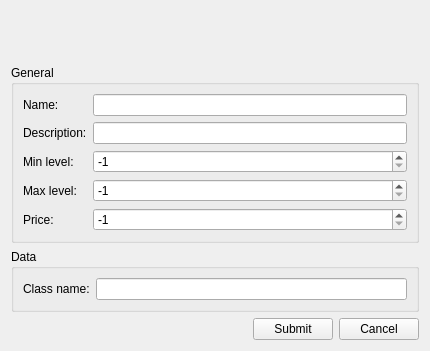
<?xml version="1.0" encoding="UTF-8"?>
<ui version="4.0">
 <class>EditShopBeaconWidget</class>
 <widget class="QWidget" name="EditShopBeaconWidget">
  <property name="geometry">
   <rect>
    <x>0</x>
    <y>0</y>
    <width>430</width>
    <height>351</height>
   </rect>
  </property>
  <property name="windowTitle">
   <string>Edit beacon</string>
  </property>
  <layout class="QGridLayout" name="gridLayout">
   <item row="0" column="0">
    <layout class="QVBoxLayout" name="verticalLayout">
     <item>
      <widget class="QLabel" name="error">
       <property name="text">
        <string/>
       </property>
      </widget>
     </item>
     <item>
      <widget class="QGroupBox" name="groupBox">
       <property name="title">
        <string>General</string>
       </property>
       <layout class="QGridLayout" name="gridLayout_2">
        <item row="0" column="0">
         <layout class="QFormLayout" name="formLayout">
          <item row="0" column="0">
           <widget class="QLabel" name="label">
            <property name="text">
             <string>Name:</string>
            </property>
           </widget>
          </item>
          <item row="1" column="0">
           <widget class="QLabel" name="label_2">
            <property name="text">
             <string>Description:</string>
            </property>
           </widget>
          </item>
          <item row="2" column="0">
           <widget class="QLabel" name="label_3">
            <property name="text">
             <string>Min level:</string>
            </property>
           </widget>
          </item>
          <item row="3" column="0">
           <widget class="QLabel" name="label_4">
            <property name="text">
             <string>Max level:</string>
            </property>
           </widget>
          </item>
          <item row="4" column="0">
           <widget class="QLabel" name="label_5">
            <property name="text">
             <string>Price:</string>
            </property>
           </widget>
          </item>
          <item row="0" column="1">
           <widget class="QLineEdit" name="nameEdit"/>
          </item>
          <item row="1" column="1">
           <widget class="QLineEdit" name="descEdit"/>
          </item>
          <item row="2" column="1">
           <widget class="QSpinBox" name="minLevel">
            <property name="minimum">
             <number>-1</number>
            </property>
            <property name="maximum">
             <number>100000</number>
            </property>
            <property name="value">
             <number>-1</number>
            </property>
           </widget>
          </item>
          <item row="3" column="1">
           <widget class="QSpinBox" name="maxLevel">
            <property name="minimum">
             <number>-1</number>
            </property>
            <property name="maximum">
             <number>100000</number>
            </property>
            <property name="value">
             <number>-1</number>
            </property>
           </widget>
          </item>
          <item row="4" column="1">
           <widget class="QSpinBox" name="price">
            <property name="minimum">
             <number>-1</number>
            </property>
            <property name="maximum">
             <number>100000</number>
            </property>
            <property name="value">
             <number>-1</number>
            </property>
           </widget>
          </item>
         </layout>
        </item>
       </layout>
      </widget>
     </item>
     <item>
      <widget class="QGroupBox" name="groupBox_2">
       <property name="title">
        <string>Data</string>
       </property>
       <layout class="QGridLayout" name="gridLayout_3">
        <item row="0" column="0">
         <layout class="QFormLayout" name="formLayout_2">
          <item row="0" column="0">
           <widget class="QLabel" name="label_6">
            <property name="text">
             <string>Class name:</string>
            </property>
           </widget>
          </item>
          <item row="0" column="1">
           <widget class="QLineEdit" name="className"/>
          </item>
         </layout>
        </item>
       </layout>
      </widget>
     </item>
     <item>
      <layout class="QHBoxLayout" name="horizontalLayout">
       <item>
        <spacer name="horizontalSpacer">
         <property name="orientation">
          <enum>Qt::Horizontal</enum>
         </property>
         <property name="sizeHint" stdset="0">
          <size>
           <width>40</width>
           <height>20</height>
          </size>
         </property>
        </spacer>
       </item>
       <item>
        <widget class="QPushButton" name="submitBtn">
         <property name="text">
          <string>Submit</string>
         </property>
        </widget>
       </item>
       <item>
        <widget class="QPushButton" name="cancelBtn">
         <property name="text">
          <string>Cancel</string>
         </property>
        </widget>
       </item>
      </layout>
     </item>
    </layout>
   </item>
  </layout>
 </widget>
 <resources/>
 <connections/>
</ui>
